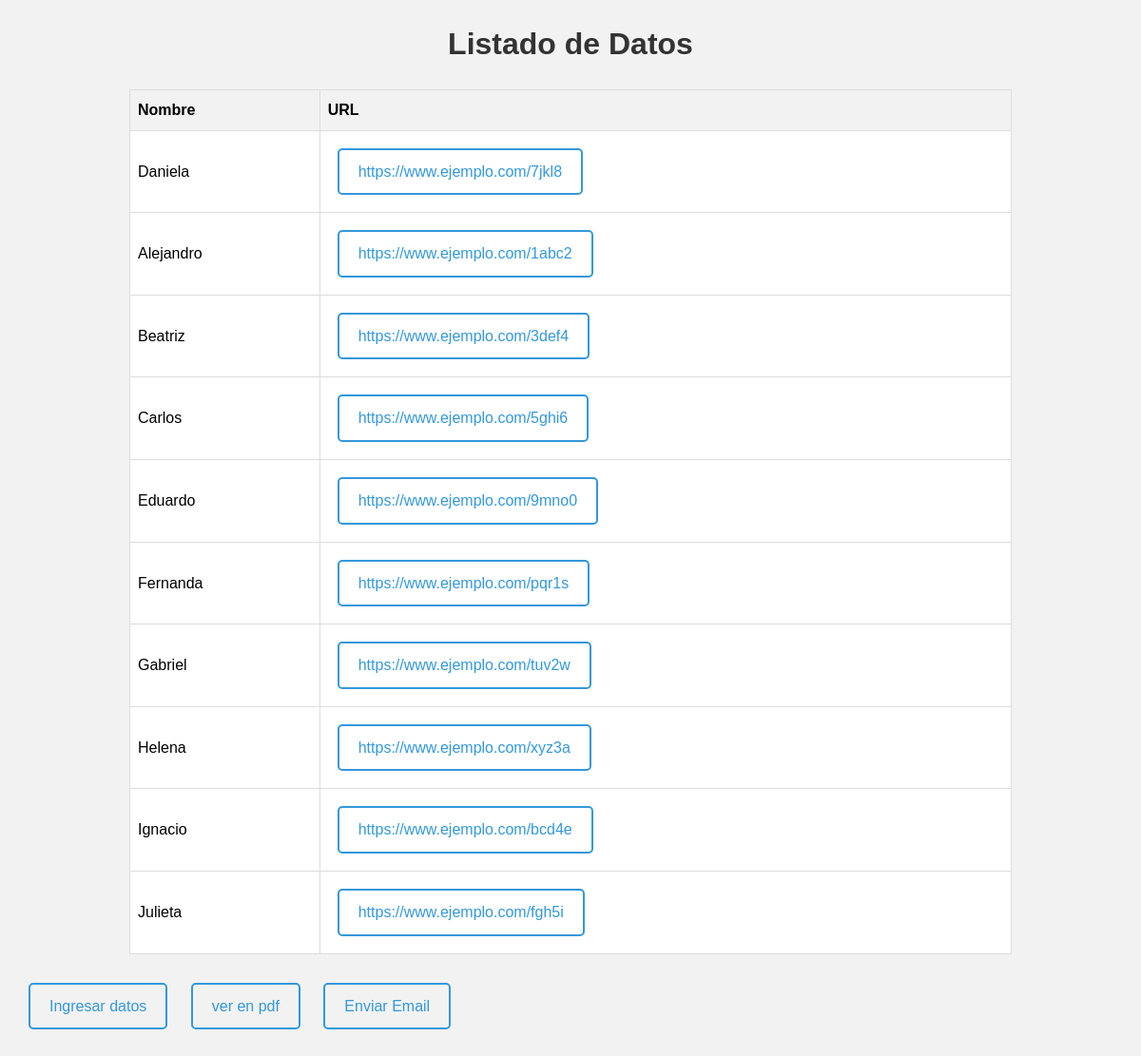
The app's page /, older data.
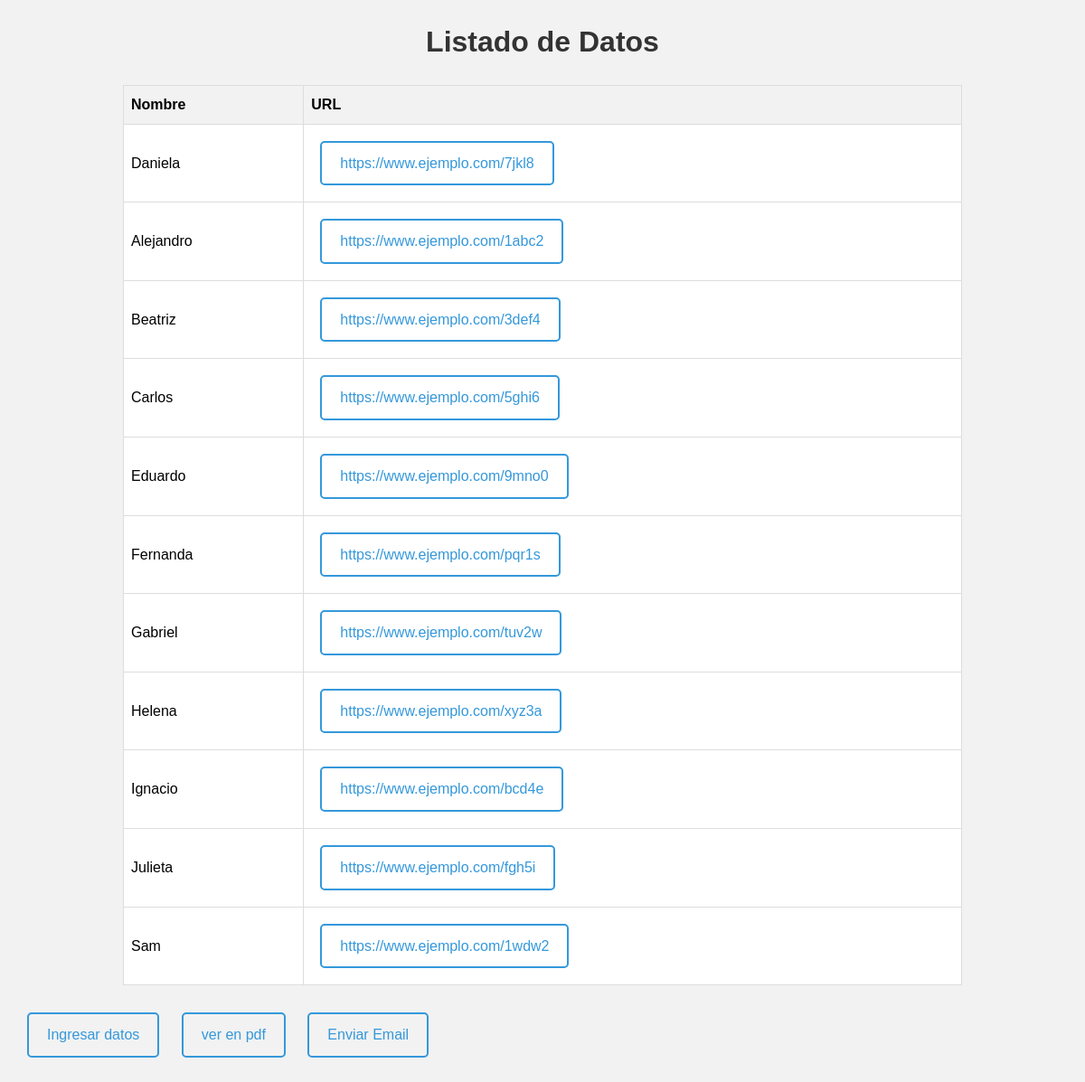
The same page, newer data.
### tables/models.py (models this page shows, shortened)
class NombreURL(models.Model):
    nombre = models.CharField(max_length=100)
    url = models.URLField()

### tables/views.py (the view)
# urls.py: path('', views.index, name='Usuarios'),
def index(request):
    datos = NombreURL.objects.all()
    return render(request, 'url/index.html', {'datos': datos})

### tables/templates/url/index.html (shortened to what this page needs)
{% load static %}
<!DOCTYPE html>
<html lang="es">
<head>
    <link rel="stylesheet" type="text/css" href="{% static 'index.css' %}">
</head>
<body>
    <h1>Listado de Datos</h1>
    <table border="1">
        <thead>
            <tr>
                <th>Nombre</th>
                <th>URL</th>
            </tr>
        </thead>
        <tbody>
            {% for dato in datos %}
            <tr>
                <td>{{ dato.nombre }}</td>
                <td><a href="{{ dato.url }}">{{ dato.url }}</a></td>
            </tr>
            {% endfor %}
        </tbody>
    </table>
    <a href="{% url 'ingresar datos' %}">Ingresar datos</a>
    <a href="{% url 'pdf_view' %}">ver en pdf</a>
    <a href="{% url 'enviar_email' %}">Enviar Email</a>
</body>
</html>

Row changes from the older to the newer data that the page shows:
added NombreURL: nombre "Sam", url "https://www.ejemplo.com/1wdw2"
